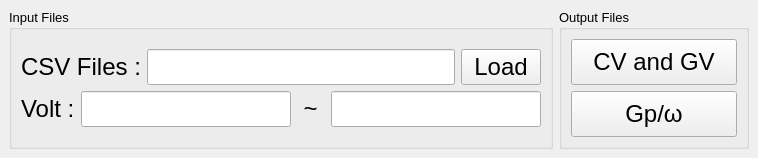
<?xml version="1.0" encoding="UTF-8"?>
<ui version="4.0">
 <class>MainWindow</class>
 <widget class="QMainWindow" name="MainWindow">
  <property name="geometry">
   <rect>
    <x>0</x>
    <y>0</y>
    <width>758</width>
    <height>158</height>
   </rect>
  </property>
  <property name="windowTitle">
   <string>EC-App1</string>
  </property>
  <widget class="QWidget" name="centralwidget">
   <layout class="QGridLayout" name="gridLayout">
    <item row="0" column="0">
     <layout class="QHBoxLayout" name="horizontalLayout_3">
      <item>
       <widget class="QGroupBox" name="groupBox_2">
        <property name="sizePolicy">
         <sizepolicy hsizetype="Expanding" vsizetype="Expanding">
          <horstretch>0</horstretch>
          <verstretch>0</verstretch>
         </sizepolicy>
        </property>
        <property name="font">
         <font>
          <pointsize>10</pointsize>
          <weight>50</weight>
          <bold>false</bold>
         </font>
        </property>
        <property name="title">
         <string>Input Files</string>
        </property>
        <layout class="QGridLayout" name="gridLayout_4">
         <item row="0" column="0">
          <layout class="QVBoxLayout" name="verticalLayout">
           <item>
            <layout class="QHBoxLayout" name="horizontalLayout">
             <item>
              <widget class="QLabel" name="label">
               <property name="font">
                <font>
                 <pointsize>18</pointsize>
                 <weight>50</weight>
                 <bold>false</bold>
                </font>
               </property>
               <property name="text">
                <string>CSV Files :</string>
               </property>
              </widget>
             </item>
             <item>
              <widget class="QLineEdit" name="txt_file">
               <property name="font">
                <font>
                 <pointsize>18</pointsize>
                </font>
               </property>
              </widget>
             </item>
             <item>
              <widget class="QPushButton" name="btn_load">
               <property name="font">
                <font>
                 <pointsize>18</pointsize>
                </font>
               </property>
               <property name="text">
                <string>Load</string>
               </property>
              </widget>
             </item>
            </layout>
           </item>
           <item>
            <layout class="QHBoxLayout" name="horizontalLayout_2">
             <item>
              <widget class="QLabel" name="label_2">
               <property name="font">
                <font>
                 <pointsize>18</pointsize>
                 <weight>50</weight>
                 <bold>false</bold>
                </font>
               </property>
               <property name="text">
                <string>Volt :</string>
               </property>
              </widget>
             </item>
             <item>
              <widget class="QLineEdit" name="txt_v1">
               <property name="font">
                <font>
                 <pointsize>18</pointsize>
                </font>
               </property>
              </widget>
             </item>
             <item>
              <widget class="QLabel" name="label_3">
               <property name="font">
                <font>
                 <pointsize>18</pointsize>
                 <weight>50</weight>
                 <bold>false</bold>
                </font>
               </property>
               <property name="text">
                <string> ~ </string>
               </property>
              </widget>
             </item>
             <item>
              <widget class="QLineEdit" name="txt_v2">
               <property name="font">
                <font>
                 <pointsize>18</pointsize>
                </font>
               </property>
              </widget>
             </item>
            </layout>
           </item>
          </layout>
         </item>
        </layout>
       </widget>
      </item>
      <item>
       <widget class="QGroupBox" name="groupBox">
        <property name="sizePolicy">
         <sizepolicy hsizetype="Preferred" vsizetype="Preferred">
          <horstretch>0</horstretch>
          <verstretch>0</verstretch>
         </sizepolicy>
        </property>
        <property name="font">
         <font>
          <pointsize>10</pointsize>
         </font>
        </property>
        <property name="title">
         <string>Output Files</string>
        </property>
        <layout class="QGridLayout" name="gridLayout_3">
         <item row="1" column="0">
          <layout class="QVBoxLayout" name="verticalLayout_4">
           <item>
            <widget class="QPushButton" name="btn_CV_GV">
             <property name="sizePolicy">
              <sizepolicy hsizetype="MinimumExpanding" vsizetype="MinimumExpanding">
               <horstretch>0</horstretch>
               <verstretch>0</verstretch>
              </sizepolicy>
             </property>
             <property name="font">
              <font>
               <pointsize>18</pointsize>
               <weight>50</weight>
               <bold>false</bold>
              </font>
             </property>
             <property name="text">
              <string>CV and GV</string>
             </property>
            </widget>
           </item>
           <item>
            <widget class="QPushButton" name="btn_GP_W">
             <property name="sizePolicy">
              <sizepolicy hsizetype="MinimumExpanding" vsizetype="MinimumExpanding">
               <horstretch>0</horstretch>
               <verstretch>0</verstretch>
              </sizepolicy>
             </property>
             <property name="font">
              <font>
               <pointsize>18</pointsize>
               <weight>50</weight>
               <bold>false</bold>
              </font>
             </property>
             <property name="text">
              <string>Gp/ω</string>
             </property>
             <property name="autoDefault">
              <bool>true</bool>
             </property>
            </widget>
           </item>
          </layout>
         </item>
        </layout>
       </widget>
      </item>
     </layout>
    </item>
   </layout>
  </widget>
 </widget>
 <resources/>
 <connections/>
</ui>
